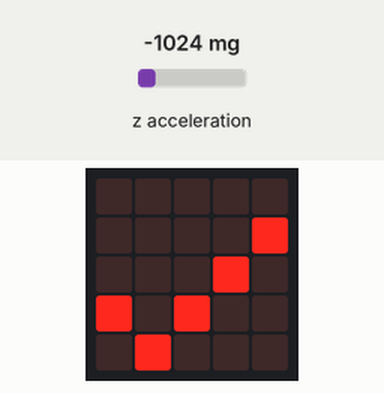
This program was run on a simulated BBC micro:bit (MakeCode). Parts: the board's 5×5 LED display. Inputs (shaded band) come from the test bench; at power-on: z acceleration -1024 mg. No radio messages arrive unless stated (any console line starting 'radio sent:' is added by the test bench); what the program prints to the serial console is not drawn.

Above: at 0.1 s.
At 1.2 s:
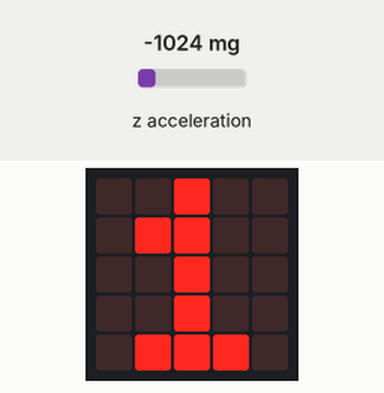

Measured:
- what the display in image 1 shows lasts 1.3 s, from 1.1 s to 2.4 s

The program:

main.ts
```typescript
let group = 0

group = 1
radio.setGroup(group)

basic.forever(() => {
    basic.showIcon(IconNames.Yes)
    basic.pause(500)
    basic.showNumber(group)
    basic.pause(500)
})

basic.forever(() => {
    radio.sendNumber(input.acceleration(Dimension.Z))
})
```

test.ts
```typescript
// tests go here; this will not be compiled when this package is used as a library
```
